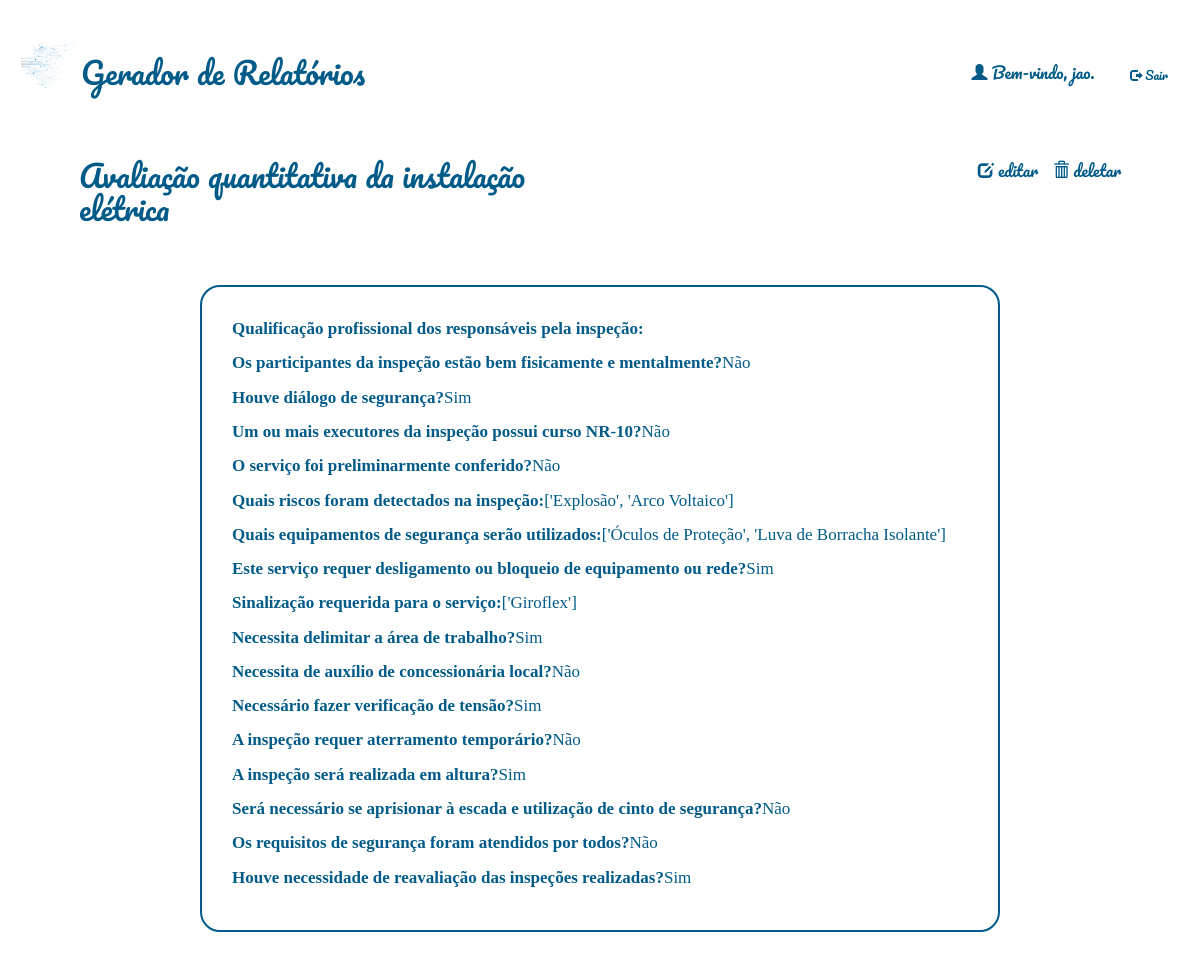
Before: /relatorios/addquantitativas/5/ (signed in) with the older database file.
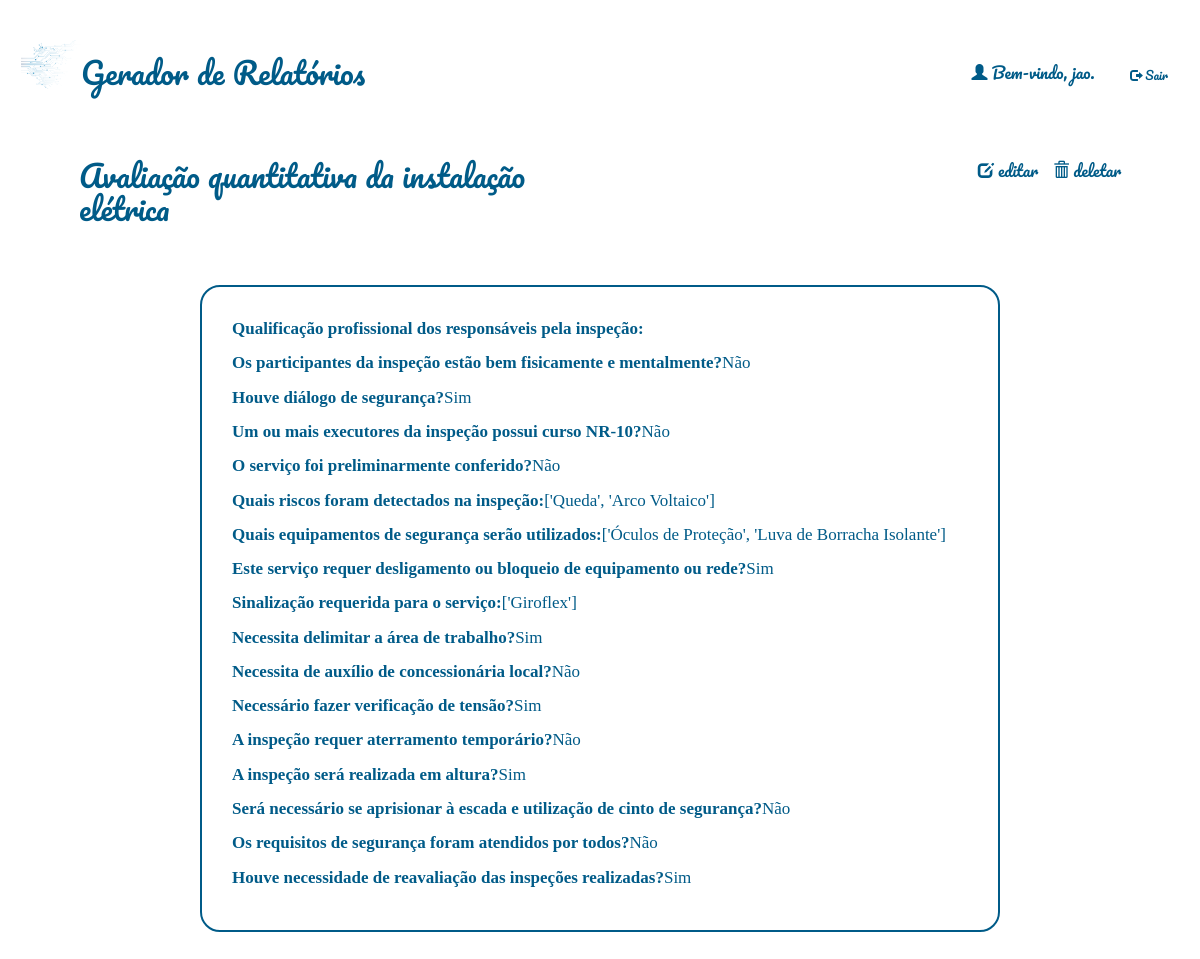
After: the same page with the newer database file.
### relatorio/models.py (models this page shows)
class Relatorio(models.Model):
    autor = models.ForeignKey(User, default=None, on_delete=models.CASCADE)
    data = models.DateTimeField()
    local = models.CharField(max_length=100)
    temperatura = models.IntegerField()
    clima = models.CharField(max_length=100)
    responsaveis = models.TextField(blank=True)
    qualiprof = models.CharField(max_length=100, default='')
    riscos = models.CharField(max_length=100, default='')
    equipamentos = models.CharField(max_length=100, default='')
    sinalizacao = models.CharField(max_length=100, default='')
    desligamento = models.CharField(max_length=4, default='')
    integridade = models.CharField(max_length=4, default='')
    dialogo = models.CharField(max_length=4, default='')
    curso_nr = models.CharField(max_length=4, default='')
    conferido = models.CharField(max_length=4, default='')
    delimitar_area = models.CharField(max_length=4, default='')
    auxconces = models.CharField(max_length=4, default='')
    tensao = models.CharField(max_length=4, default='')
    aterramento = models.CharField(max_length=4, default='')
    altura = models.CharField(max_length=4, default='')
    cinto_seg = models.CharField(max_length=4, default='')
    requi_seg = models.CharField(max_length=4, default='')
    reavaliacao = models.CharField(max_length=4, default='')
    tempambiente = models.CharField(max_length=100, default='')
    condambiente = models.CharField(max_length=100, default='')
    altitude = models.CharField(max_length=100, default='')
    presagua = models.CharField(max_length=100, default='')
    pressolidos = models.CharField(max_length=100, default='')
    pressubst = models.CharField(max_length=100, default='')
    solmecanicas = models.CharField(max_length=100, default='')
    presmofo = models.CharField(max_length=100, default='')
    presfauna = models.CharField(max_length=100, default='')
    infleletro = models.CharField(max_length=100, default='')
    radsolar = models.CharField(max_length=100, default='')
    descatm = models.CharField(max_length=100, default='')
    movdoar = models.CharField(max_length=100, default='')
    vento = models.CharField(max_length=100, default='')
    competencia = models.CharField(max_length=100, default='')
    reseletr = models.CharField(max_length=100, default='')
    contpessoas = models.CharField(max_length=100, default='')
    condfuga = models.CharField(max_length=100, default='')
    natmatpr = models.CharField(max_length=100, default='')
    natmatcons = models.CharField(max_length=100, default='')
    classestr = models.CharField(max_length=100, default='')
    documentacao = models.CharField(max_length=100, default='')

### relatorio/views.py (the view, shortened to what this page needs)
# urls.py: path('addquantitativas/<int:rel_id>/', views.quantitativas_add, name="addquantitativas"),
@login_required(login_url="/accounts/login/")
def quantitativas_add(request, rel_id):
    relatorio = Relatorio.objects.get(id=rel_id)
    if relatorio.conferido != '':
        return render(request, 'relatorio/relatorio_quantitativas_visualiza.html', {'relatorio': relatorio})

### relatorio/templates/relatorio/relatorio_quantitativas_visualiza.html
{% extends 'base_layout.html'%}
{% block content %}
<header style="margin-inline:5%;">
        <h2>Avaliação quantitativa da instalação elétrica</h2>
        <nav>
        <li>
                <a class="botao-icon" href="{% url 'relatorio:editaplanejamento' rel_id=relatorio.id %}">
                        <span class="glyphicon glyphicon-edit"></span> editar
                </a>
                <a class="botao-icon" href="{% url 'relatorio:deleta' rel_id=relatorio.id %}">
                        <span class="glyphicon glyphicon-trash"></span> deletar
                </a>
        </li>
        </nav>
</header>
<div class="compromisso-visualiza-wrapper">
        <div class="compromisso-visualiza">
                <p><b>Qualificação profissional dos responsáveis pela inspeção:</b> {{relatorio.qualiprof}}</p>
                <p><b>Os participantes da inspeção estão bem fisicamente e mentalmente?</b> {{relatorio.integridade}}</p>
                <p><b>Houve diálogo de segurança?</b> {{relatorio.dialogo}}</p>
                <p><b>Um ou mais executores da inspeção possui curso NR-10?</b> {{relatorio.curso_nr}}</p>
                <p><b>O serviço foi preliminarmente conferido?</b> {{relatorio.conferido}}</p>
                <p><b>Quais riscos foram detectados na inspeção:</b> {{ relatorio.riscos }}</p>
                <p><b>Quais equipamentos de segurança serão utilizados:</b> {{relatorio.equipamentos}}</p>
                <p><b>Este serviço requer desligamento ou bloqueio de equipamento ou rede?</b> {{relatorio.desligamento}}</p>
                <p><b>Sinalização requerida para o serviço:</b> {{relatorio.sinalizacao}}</p>
                <p><b>Necessita delimitar a área de trabalho?</b> {{relatorio.delimitar_area}}</p>
                <p><b>Necessita de auxílio de concessionária local?</b> {{relatorio.auxconces}}</p>
                <p><b>Necessário fazer verificação de tensão?</b> {{relatorio.tensao}}</p>
                <p><b>A inspeção requer aterramento temporário?</b> {{relatorio.aterramento}}</p>
                <p><b>A inspeção será realizada em altura?</b> {{relatorio.altura}}</p>
                <p><b>Será necessário se aprisionar à escada e utilização de cinto de segurança?</b> {{relatorio.cinto_seg}}</p>
                <p><b>Os requisitos de segurança foram atendidos por todos?</b> {{relatorio.requi_seg}}</p>
                <p><b>Houve necessidade de reavaliação das inspeções realizadas?</b> {{relatorio.reavaliacao}}</p>
        </div>
</div>
{% endblock %}

Changed rows visible on the page:
changed Relatorio "Não": riscos "['Explosão', 'Arco Voltaico']" → "['Queda', 'Arco Voltaico']"
